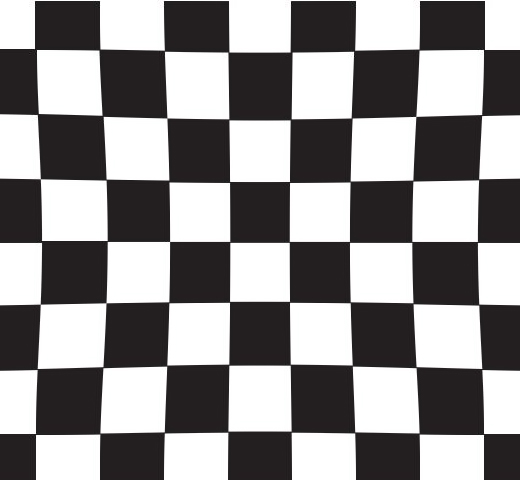
//> input picture linux_1219/image_warping/chessboard_01.jpg, 520 x 480 px; the run also reads 1 picture not shown here
$ ./warping_camera   (built with g++ and OpenCV 4)
//> lines starting //> are read from the running program, lines starting //| are printed output that depends on the picture; after the words box and inside, x2 and y2 are one past the last pixel; in counts of white or black regions, pixels touching at a corner belong together
#include <opencv2/opencv.hpp>
using namespace cv;
using namespace std;

vector<Point2f> findImageCorners(Mat image, Size boardSize)
{
	static int cnt = 0;
	vector<Point2f> imgPoints;
	Mat gray;
	cvtColor(image, gray, COLOR_RGB2GRAY);
	bool found = findChessboardCorners(gray, boardSize, imgPoints);

	if (found) {
		cornerSubPix(gray, imgPoints, Size(11, 11), Size(-1, -1),
			TermCriteria(TermCriteria::MAX_ITER + TermCriteria::EPS, 30, 0.1));

		drawChessboardCorners(image, boardSize, imgPoints, found);
		imshow("image_" + to_string(cnt), image);
		waitKey();
		destroyWindow("image_" + to_string(cnt++));
	}

	return imgPoints;
}

vector<Point3f> calcObjectCorners(Size boardSize, float squareSize)
{
	vector<Point3f> corners;
	for (int i = 0; i < boardSize.height; i++)
		for (int j = 0; j < boardSize.width; j++)
		{
			float x = float(j*squareSize);
			float y = float(i*squareSize);
			corners.push_back(Point3f(x, y, 0));
		}

	return corners;
}

int main()
{
	Size boardSize(8, 7), imageSize;
	float squareSize = 1.f;

	vector<String> filelist;
	filelist.push_back("./chessboard_01.jpg");
	filelist.push_back("./chessboard_02.jpg");
	filelist.push_back("./chessboard_03.jpg");

	vector<vector<Point2f>> imagePoints;
	vector<vector<Point3f>> objectPoints;

	for (int i = 0; i < filelist.size(); i++)
	{
		Mat image = imread(filelist[i], 1);
//> image is the input picture: 480 rows x 520 cols, CV_8UC3; mean B, G, R 141.8, 141.3, 143.3
		CV_Assert(image.data);

		vector<Point2f> imgPoints = findImageCorners(image, boardSize);
//> in findImageCorners, `bool found = findChessboardCorners(gray, boardSize, imgPoints);`: imgPoints = 56 Points (x, y), first 12: [482.8, 434.8], [419.1, 432.5], [354, 432], [290.5, 430], [228.5, 431], [164.2, 431.6], [99.5, 434], [35.5, 434], [480.8, 368.4], [416.5, 367.7], [352, 365.5], [291.2, 365.4]; found = true
//> in findImageCorners, `cornerSubPix(gray, imgPoints, Size(11, 11), Size(-1, -1), TermCriteria..`: imgPoints = 56 Points (x, y), first 12: [483.5, 434], [419.2, 433.5], [354.7, 432.4], [291.2, 431.7], [227.8, 431.7], [164.3, 432.5], [99.81, 433.5], [35.5, 434], [481.8, 369], [416.1, 367.2], [352.3, 365.6], [290.3, 364.6]
//> in findImageCorners, `drawChessboardCorners(image, boardSize, imgPoints, found);`:
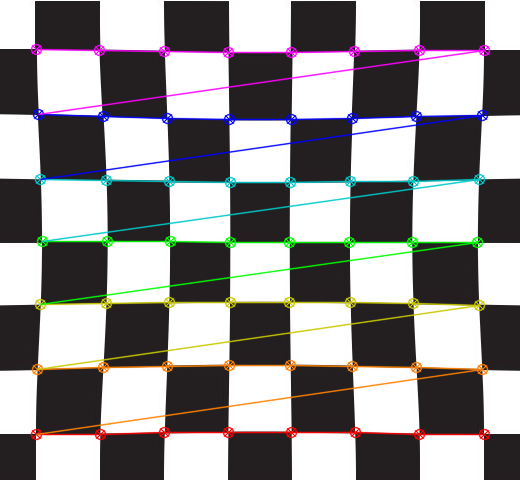
//> image: 480 rows x 520 cols, CV_8UC3; 8.71% of pixels changed, all inside (x1, y1, x2, y2) = (30, 43, 491, 441)

		if (!imgPoints.empty())
		{
			vector<Point3f> objPoints = calcObjectCorners(boardSize, squareSize);

			imagePoints.push_back(imgPoints);
//> imagePoints = 1 point lists
//> pass 3 of the loop `for (int i = 0; i < filelist.size(); i++)`:
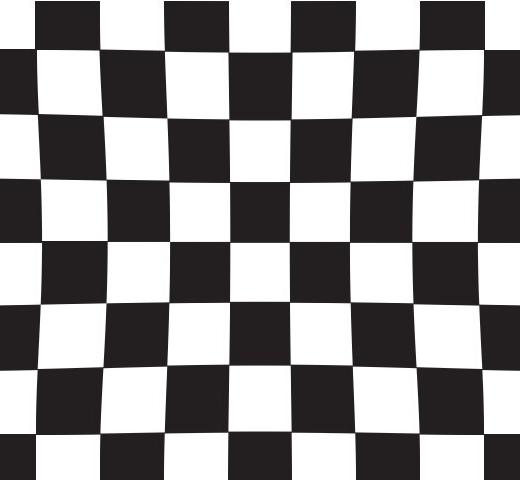
//> input picture linux_1219/image_warping/chessboard_03.jpg, 520 x 480 px
//> image is the input picture: 480 rows x 520 cols, CV_8UC3; mean B, G, R 141.8, 141.3, 143.3
//> in findImageCorners (call 3), `bool found = findChessboardCorners(gray, boardSize, imgPoints);`: imgPoints = 56 Points (x, y), first 12: [482.8, 434.8], [419, 432.5], [354, 432.5], [290.7, 430.1], [228.5, 431], [164.2, 431.6], [99.5, 434], [35.5, 434], [481.4, 368.5], [416.6, 367.4], [352, 365.5], [292.1, 364.6]
//> in findImageCorners (call 3), `cornerSubPix(gray, imgPoints, Size(11, 11), Size(-1, -1), TermCriteria..`: imgPoints = 56 Points (x, y), first 12: [483.5, 434], [419.2, 433.5], [354.7, 432.4], [291.2, 431.6], [227.8, 431.7], [164.3, 432.5], [99.81, 433.5], [35.5, 434], [481.8, 369], [416.1, 367.2], [352.3, 365.6], [290.3, 364.6]
//> in findImageCorners (call 3), `drawChessboardCorners(image, boardSize, imgPoints, found);`:
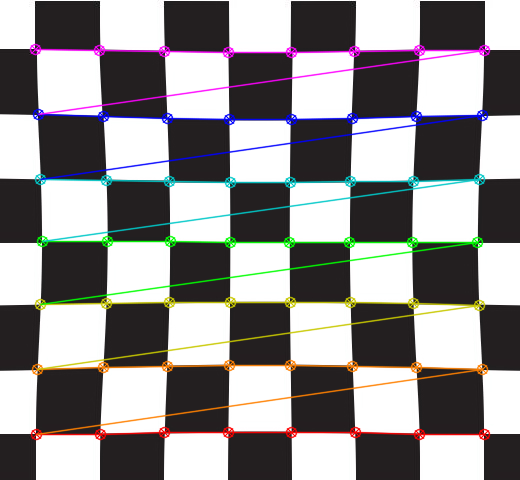
//> image: 480 rows x 520 cols, CV_8UC3; 8.71% of pixels changed, all inside (x1, y1, x2, y2) = (29, 43, 491, 441)
//> imagePoints = 3 point lists
			objectPoints.push_back(objPoints);
		}
	}

	vector<Mat> rvecs, tvecs;
	Mat cameraMatrix, distCoeffs;
	Mat undistorted;

	Mat image = imread("./chessboard_05.jpg", 1);
	CV_Assert(image.data);

	double rms = calibrateCamera(objectPoints, imagePoints, image.size(),
		cameraMatrix, distCoeffs, rvecs, tvecs);
//> cameraMatrix = [[116478.2, 0, 259.5], [0, 114023.6, 239.5], [0, 0, 1]]; distCoeffs = [9.7e-07, 0.266, -1.56e-11, 5.42e-12, 51398]; rms = 3.23

	undistort(image, undistorted, cameraMatrix, distCoeffs);

	cout << "cameraMatrix " << endl << cameraMatrix << endl << endl;
//| cameraMatrix
//| [116478.2047715422, 0, 259.5;
//|  0, 114023.5776439814, 239.5;
//|  0, 0, 1]
	printf("RMS error reported by calibrateCamera: %g\n", rms);
//| RMS error reported by calibrateCamera: 3.22553

	imshow("Original", image);
	imshow("Undistorted", undistorted);
	waitKey();

	return 0;
}
